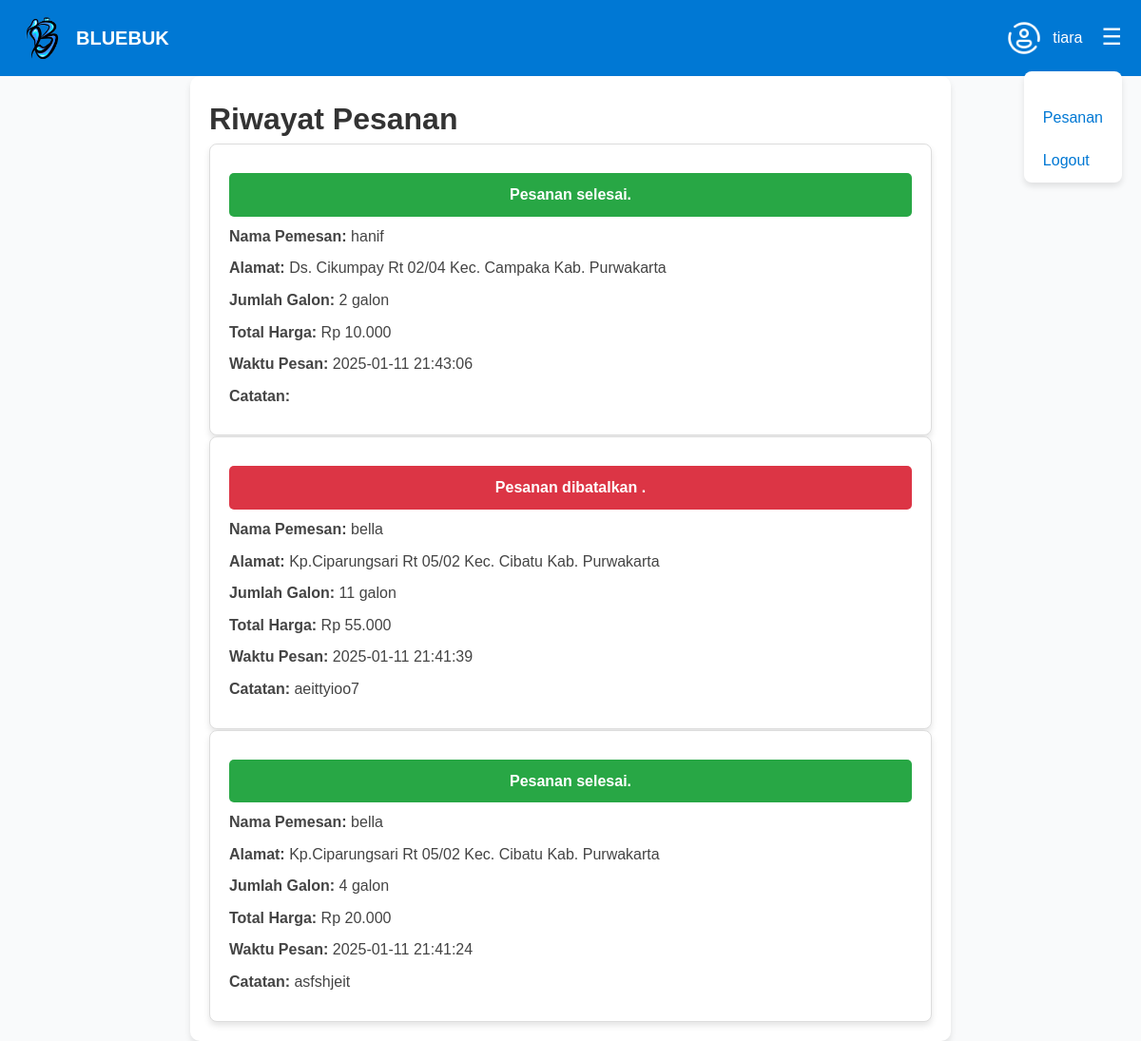
The app's page /penjual/riwayatpesanan.php (signed in) with its own data.
### tables this page shows
CREATE TABLE `pesanan` (
  `id` int(11) NOT NULL,
  `user_id` int(11) NOT NULL,
  `penjual_id` int(11) NOT NULL,
  `nama_depot` varchar(100) DEFAULT NULL,
  `nama_pemesan` varchar(100) DEFAULT NULL,
  `jumlah_galon` int(11) DEFAULT NULL,
  `total_harga` int(11) DEFAULT NULL,
  `status` enum('Dalam Proses','Selesai','Dibatalkan') DEFAULT 'Dalam Proses',
  `waktu_pesan` datetime DEFAULT current_timestamp(),
  `catatan` text DEFAULT NULL,
  `alamat_pemesan` text NOT NULL
);

### penjual/riwayatpesanan.php (the view, shortened to what this page needs)
<?php
require '../classes/database.php';
$query = "SELECT * FROM pesanan WHERE status IN ('Selesai', 'Dibatalkan') ORDER BY waktu_pesan DESC";
$result = $db->query($query);
?>
<!DOCTYPE html>
<html lang="id">
<head>
    <link rel="stylesheet" href="../css/styledashboard.css">
    <link rel="stylesheet" href="../css/stylemenuutama.css">
</head>
<head>
    <link rel="stylesheet" href="../css/styledashboard.css">
    <link rel="stylesheet" href="../css/stylemenuutama.css">
</head>
<body>
<header>
    <div class="header">
        <div class="logo">
            <img src="../picture/logo.png" alt="Logo">
            <h2>BLUEBUK</h2>
        </div>
        <div class="user-info">
            <img src="../picture/icon.png" alt="User Foto">
            <span> <?= htmlspecialchars($_SESSION['username']); ?></span>
        </div>
        <div class="navbar">
            <button class="menu-btn">☰</button>
        </div>
    </header>
    <div>
        <div class="container">
            <h1>Riwayat Pesanan</h1>
            <?php if ($result && $result->num_rows > 0): ?>
                <div class="riwayat-list">
                    <?php while ($pesanan = $result->fetch_assoc()): ?>
                        <div class="riwayat-card">
                        <div class="status-container
                                <?php
                                    if ($pesanan['status'] === 'Selesai') {
                                        echo 'status-selesai';
                                    } elseif ($pesanan['status'] === 'Dibatalkan') {
                                        echo 'status-dibatalkan';
                                    }
                                ?>">
                                <?php
                                if ($pesanan['status'] === 'Selesai') {
                                    echo "Pesanan selesai.";
                                } elseif ($pesanan['status'] === 'Dibatalkan') {
                                    echo "Pesanan dibatalkan .";
                                } else {
                                    echo htmlspecialchars($pesanan['status']);
                                }
                                ?>
                            </div>
                            <p><strong>Nama Pemesan:</strong> <?= htmlspecialchars($pesanan['nama_pemesan']); ?></p>
                            <p><strong>Alamat:</strong> <?= htmlspecialchars($pesanan['alamat_pemesan']); ?></p>
                            <p><strong>Jumlah Galon:</strong> <?= htmlspecialchars($pesanan['jumlah_galon']); ?> galon</p>
                            <p><strong>Total Harga:</strong> Rp <?= number_format($pesanan['total_harga'], 0, ',', '.'); ?></p>
                            <p><strong>Waktu Pesan:</strong> <?= htmlspecialchars($pesanan['waktu_pesan']); ?></p>
                            <p><strong>Catatan:</strong> <?= htmlspecialchars($pesanan['catatan']); ?></p>
                        </div>
                    <?php endwhile; ?>
                </div>
            <?php else: ?>
                <p>Tidak ada pesanan yang selesai atau dibatalkan saat ini.</p>
            <?php endif; ?>
        </div>
    </div>
</body>
</html>

### css/styledashboard.css (style rules this page uses)
.container { margin: 20px auto; padding: 20px; max-width: 900px; background-color: white; border-radius: 10px; box-shadow: 0 4px 6px rgba(0, 0, 0, 0.1); }
.riwayat-list { display: flex; flex-direction: column; gap: 1px; }
.riwayat-card { padding: 20px; background-color: #fff; border: 1px solid #ddd; border-radius: 8px; box-shadow: 0 4px 6px rgba(0, 0, 0, 0.1); }
.riwayat-card p { margin: 8px 0; font-size: 16px; color: #444; line-height: 1.6; }
.status-container { padding: 10px; border-radius: 5px; margin-top: 10px; font-weight: bold; text-align: center; }
.status-selesai { background-color: #28a745; color: white; }
.status-dibatalkan { background-color: #dc3545; color: white; }

### css/stylemenuutama.css (style rules this page uses)
* { margin: 0; padding: 0; box-sizing: border-box; font-family: 'Arial', sans-serif; }
body { background-color: #f9fafb; color: #333; line-height: 1.6; margin: 0; }
.header { display: flex; justify-content: space-between; align-items: center; background-color: #0078d4; padding: 15px 20px; color: white; }
.header .logo { display: flex; align-items: center; }
.header .logo img { width: 50px; height: 50px; margin-right: 10px; border-radius: 8px; }
.header h2 { font-size: 20px; font-weight: bold; }
.header .user-info { display: flex; align-items: center; margin-left: auto; }
.header .user-info img { width: 40px; height: 40px; border-radius: 50%; margin-right: 10px; }
.header .navbar { position: relative; }
.header .menu-btn { padding-left: 20px; background: none; border: none; color: white; font-size: 24px; cursor: pointer; transition: transform 0.2s; }
.container { padding: 20px; max-width: 800px; margin: auto; }

### records on screen
pesanan: status "Pesanan selesai.", nama_pemesan "hanif", alamat_pemesan "Ds. Cikumpay Rt 02/04 Kec. Campaka Kab. Purwakarta", jumlah_galon "2", total_harga "10.000", waktu_pesan "2025-01-11 21:43:06"
pesanan: status "Pesanan dibatalkan .", nama_pemesan "bella", alamat_pemesan "Kp.Ciparungsari Rt 05/02 Kec. Cibatu Kab. Purwakarta", jumlah_galon "11", total_harga "55.000", waktu_pesan "2025-01-11 21:41:39", catatan "aeittyioo7"
pesanan: status "Pesanan selesai.", nama_pemesan "bella", alamat_pemesan "Kp.Ciparungsari Rt 05/02 Kec. Cibatu Kab. Purwakarta", jumlah_galon "4", total_harga "20.000", waktu_pesan "2025-01-11 21:41:24", catatan "asfshjeit"

### other values on screen
$_SESSION['username'] "tiara"
